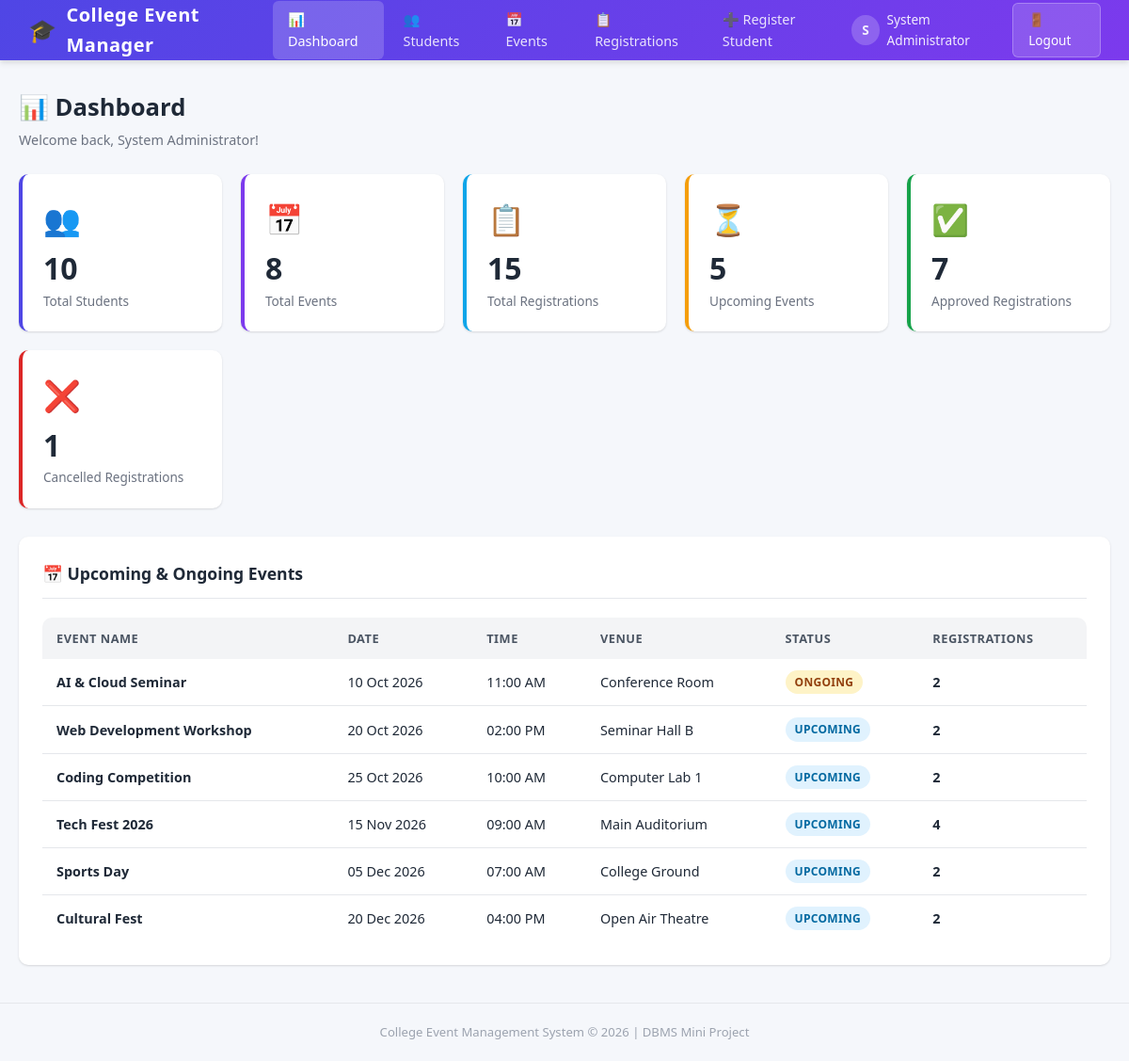
The app's page /dashboard.php (signed in) with its own data.
### tables this page shows
CREATE TABLE events (
    event_id INT PRIMARY KEY AUTO_INCREMENT,
    event_name VARCHAR(150) NOT NULL,
    description TEXT,
    event_date DATE NOT NULL,
    event_time TIME NOT NULL,
    venue VARCHAR(150) NOT NULL,
    organizer VARCHAR(100),
    capacity INT NOT NULL,
    status ENUM('Upcoming','Ongoing','Completed','Cancelled') DEFAULT 'Upcoming',
    created_at TIMESTAMP DEFAULT CURRENT_TIMESTAMP
);

### dashboard.php (the view, shortened to what this page needs)
<?php
require_once 'header.php';
$result = mysqli_query($conn, "SELECT COUNT(*) AS total FROM students");
$total_students = mysqli_fetch_assoc($result)['total'];
$result = mysqli_query($conn, "SELECT COUNT(*) AS total FROM events");
$total_events = mysqli_fetch_assoc($result)['total'];
$result = mysqli_query($conn, "SELECT COUNT(*) AS total FROM registrations");
$total_registrations = mysqli_fetch_assoc($result)['total'];
$result = mysqli_query($conn, "SELECT COUNT(*) AS total FROM events WHERE status = 'Upcoming'");
$upcoming_events = mysqli_fetch_assoc($result)['total'];
$result = mysqli_query($conn, "SELECT COUNT(*) AS total FROM registrations WHERE status = 'Approved'");
$approved_registrations = mysqli_fetch_assoc($result)['total'];
$result = mysqli_query($conn, "SELECT COUNT(*) AS total FROM registrations WHERE status = 'Cancelled'");
$cancelled_registrations = mysqli_fetch_assoc($result)['total'];
$upcoming_query = "SELECT e.event_id, e.event_name, e.event_date, e.event_time, e.venue, e.status,
                   COUNT(r.registration_id) AS reg_count
                   FROM events e
                   LEFT JOIN registrations r ON e.event_id = r.event_id
                   WHERE e.status IN ('Upcoming', 'Ongoing')
                   GROUP BY e.event_id, e.event_name, e.event_date, e.event_time, e.venue, e.status
                   ORDER BY e.event_date ASC";
$upcoming_result = mysqli_query($conn, $upcoming_query);
?>
<div class="page-header">
    <div>
        <h2>📊 Dashboard</h2>
        <p>Welcome back, <?php echo htmlspecialchars($_SESSION['full_name']); ?>!</p>
    </div>
</div>
<div class="stats-grid">
    <div class="stat-card primary">
        <div class="stat-icon">👥</div>
        <div class="stat-value"><?php echo $total_students; ?></div>
        <div class="stat-label">Total Students</div>
    </div>
    <div class="stat-card secondary">
        <div class="stat-icon">📅</div>
        <div class="stat-value"><?php echo $total_events; ?></div>
        <div class="stat-label">Total Events</div>
    </div>
    <div class="stat-card info">
        <div class="stat-icon">📋</div>
        <div class="stat-value"><?php echo $total_registrations; ?></div>
        <div class="stat-label">Total Registrations</div>
    </div>
    <div class="stat-card warning">
        <div class="stat-icon">⏳</div>
        <div class="stat-value"><?php echo $upcoming_events; ?></div>
        <div class="stat-label">Upcoming Events</div>
    </div>
    <div class="stat-card success">
        <div class="stat-icon">✅</div>
        <div class="stat-value"><?php echo $approved_registrations; ?></div>
        <div class="stat-label">Approved Registrations</div>
    </div>
    <div class="stat-card danger">
        <div class="stat-icon">❌</div>
        <div class="stat-value"><?php echo $cancelled_registrations; ?></div>
        <div class="stat-label">Cancelled Registrations</div>
    </div>
</div>
<div class="card">
    <div class="card-header">📅 Upcoming & Ongoing Events</div>
    <div class="table-container">
        <table>
            <thead>
                <tr>
                    <th>Event Name</th>
                    <th>Date</th>
                    <th>Time</th>
                    <th>Venue</th>
                    <th>Status</th>
                    <th>Registrations</th>
                </tr>
            </thead>
            <tbody>
                <?php if (mysqli_num_rows($upcoming_result) > 0): ?>
                    <?php while ($event = mysqli_fetch_assoc($upcoming_result)): ?>
                        <tr>
                            <td><strong><?php echo htmlspecialchars($event['event_name']); ?></strong></td>
                            <td><?php echo date('d M Y', strtotime($event['event_date'])); ?></td>
                            <td><?php echo date('h:i A', strtotime($event['event_time'])); ?></td>
                            <td><?php echo htmlspecialchars($event['venue']); ?></td>
                            <td>
                                <span class="badge badge-<?php echo strtolower($event['status']); ?>">
                                    <?php echo htmlspecialchars($event['status']); ?>
                                </span>
                            </td>
                            <td><strong><?php echo $event['reg_count']; ?></strong></td>
                        </tr>
                    <?php endwhile; ?>
                <?php endif; ?>
            </tbody>
        </table>
    </div>
</div>
<?php require_once 'footer.php'; ?>

### header.php (shortened to what this page needs)
<?php
$current_page = basename($_SERVER['PHP_SELF']);
?>
<!DOCTYPE html>
<html lang="en">
<head>
    <link rel="stylesheet" href="style.css">
</head>
<body>
<nav class="navbar">
    <div class="navbar-brand">
        <span>🎓</span> College Event Manager
    </div>
    <ul class="navbar-nav">
        <li><a href="dashboard.php" class="<?php echo ($current_page == 'dashboard.php') ? 'active' : ''; ?>">📊 Dashboard</a></li>
        <li><a href="students.php" class="<?php echo ($current_page == 'students.php' || $current_page == 'add_student.php' || $current_page == 'edit_student.php') ? 'active' : ''; ?>">👥 Students</a></li>
        <li><a href="events.php" class="<?php echo ($current_page == 'events.php' || $current_page == 'add_event.php' || $current_page == 'edit_event.php') ? 'active' : ''; ?>">📅 Events</a></li>
        <li><a href="registrations.php" class="<?php echo ($current_page == 'registrations.php') ? 'active' : ''; ?>">📋 Registrations</a></li>
        <li><a href="register_event.php" class="<?php echo ($current_page == 'register_event.php') ? 'active' : ''; ?>">➕ Register Student</a></li>
    </ul>
    <div class="navbar-user">
        <div class="user-icon"><?php echo strtoupper(substr($_SESSION['full_name'], 0, 1)); ?></div>
        <span><?php echo htmlspecialchars($_SESSION['full_name']); ?></span>
        <a href="logout.php" class="btn-logout">🚪 Logout</a>
    </div>
</nav>
<div class="main-content">

### footer.php (shortened to what this page needs)
</div>
<footer class="footer">
    <p>College Event Management System &copy; <?php echo date('Y'); ?> | DBMS Mini Project</p>
</footer>
</body>
</html>

### records on screen
events: event_name "AI & Cloud Seminar", event_date "10 Oct 2026", event_time "11:00 AM", venue "Conference Room", status "ONGOING", reg_count "2"
events: event_name "Web Development Workshop", event_date "20 Oct 2026", event_time "02:00 PM", venue "Seminar Hall B", status "UPCOMING", reg_count "2"
events: event_name "Coding Competition", event_date "25 Oct 2026", event_time "10:00 AM", venue "Computer Lab 1", status "UPCOMING", reg_count "2"
events: event_name "Tech Fest 2026", event_date "15 Nov 2026", event_time "09:00 AM", venue "Main Auditorium", status "UPCOMING", reg_count "4"
events: event_name "Sports Day", event_date "05 Dec 2026", event_time "07:00 AM", venue "College Ground", status "UPCOMING", reg_count "2"
events: event_name "Cultural Fest", event_date "20 Dec 2026", event_time "04:00 PM", venue "Open Air Theatre", status "UPCOMING", reg_count "2"

### other values on screen
substr($_SESSION['full_name'], 0, 1) "S"
$_SESSION['full_name'] "System Administrator"
$total_students "10"
$total_events "8"
$total_registrations "15"
$upcoming_events "5"
$approved_registrations "7"
$cancelled_registrations "1"
